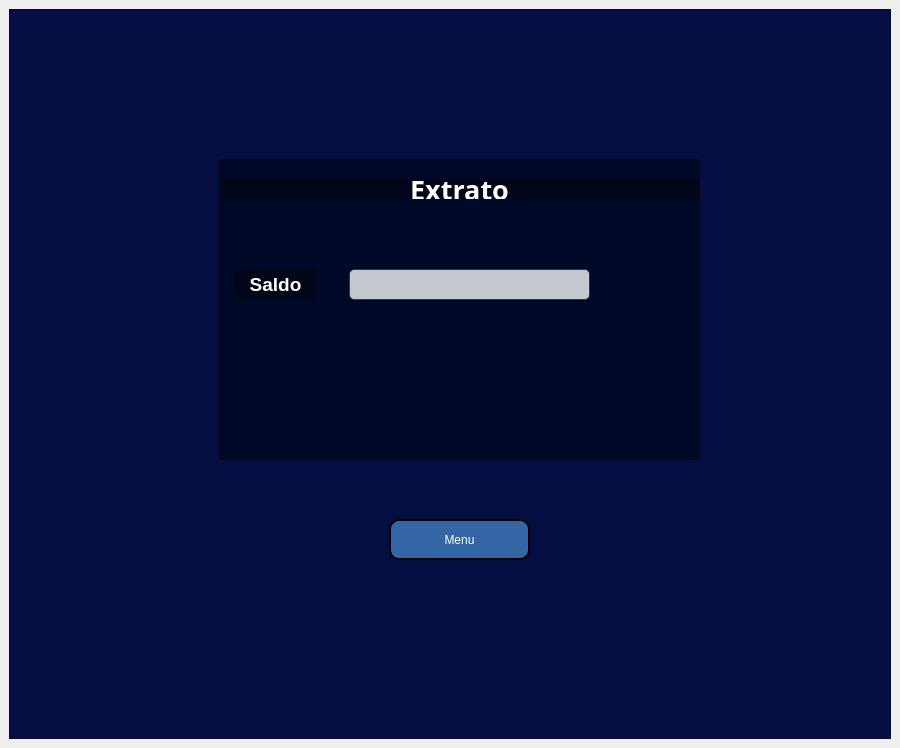
<?xml version="1.0" encoding="UTF-8"?>
<ui version="4.0">
 <class>Tela_extrato</class>
 <widget class="QMainWindow" name="Tela_extrato">
  <property name="geometry">
   <rect>
    <x>0</x>
    <y>0</y>
    <width>900</width>
    <height>748</height>
   </rect>
  </property>
  <property name="minimumSize">
   <size>
    <width>540</width>
    <height>650</height>
   </size>
  </property>
  <property name="maximumSize">
   <size>
    <width>1024</width>
    <height>748</height>
   </size>
  </property>
  <property name="windowTitle">
   <string>MainWindow</string>
  </property>
  <widget class="QWidget" name="centralwidget">
   <layout class="QVBoxLayout" name="verticalLayout">
    <item>
     <widget class="QFrame" name="frame">
      <property name="styleSheet">
       <string notr="true">background-color: rgb(4, 14, 66);
color: rgb(255, 255, 255);</string>
      </property>
      <property name="frameShape">
       <enum>QFrame::StyledPanel</enum>
      </property>
      <property name="frameShadow">
       <enum>QFrame::Raised</enum>
      </property>
      <widget class="QLabel" name="label_2">
       <property name="geometry">
        <rect>
         <x>350</x>
         <y>20</y>
         <width>201</width>
         <height>131</height>
        </rect>
       </property>
       <property name="text">
        <string/>
       </property>
       <property name="pixmap">
        <pixmap>../imagens/icon_extrato2.png</pixmap>
       </property>
       <property name="scaledContents">
        <bool>true</bool>
       </property>
      </widget>
      <widget class="QFrame" name="frame_2">
       <property name="geometry">
        <rect>
         <x>210</x>
         <y>150</y>
         <width>481</width>
         <height>301</height>
        </rect>
       </property>
       <property name="styleSheet">
        <string notr="true">background-color: rgba(1, 0, 0, 99);</string>
       </property>
       <property name="frameShape">
        <enum>QFrame::StyledPanel</enum>
       </property>
       <property name="frameShadow">
        <enum>QFrame::Raised</enum>
       </property>
       <widget class="QLineEdit" name="lineEdit">
        <property name="geometry">
         <rect>
          <x>130</x>
          <y>110</y>
          <width>241</width>
          <height>31</height>
         </rect>
        </property>
        <property name="font">
         <font>
          <pointsize>13</pointsize>
         </font>
        </property>
        <property name="styleSheet">
         <string notr="true">border-radius: 5px;
background-color: rgba(255, 255, 255, 198);
border: 1px solid rgba(3, 20, 52, 150);
color: rgb(0, 0, 0);</string>
        </property>
        <property name="text">
         <string/>
        </property>
        <property name="alignment">
         <set>Qt::AlignCenter</set>
        </property>
        <property name="readOnly">
         <bool>true</bool>
        </property>
        <property name="placeholderText">
         <string/>
        </property>
       </widget>
       <widget class="QLabel" name="label_3">
        <property name="geometry">
         <rect>
          <x>16</x>
          <y>110</y>
          <width>81</width>
          <height>31</height>
         </rect>
        </property>
        <property name="font">
         <font>
          <pointsize>14</pointsize>
          <weight>75</weight>
          <bold>true</bold>
         </font>
        </property>
        <property name="styleSheet">
         <string notr="true">background-color: rgba(1, 0, 0, 99);
</string>
        </property>
        <property name="text">
         <string>Saldo</string>
        </property>
        <property name="alignment">
         <set>Qt::AlignCenter</set>
        </property>
       </widget>
       <widget class="QLabel" name="label">
        <property name="geometry">
         <rect>
          <x>0</x>
          <y>20</y>
          <width>481</width>
          <height>20</height>
         </rect>
        </property>
        <property name="font">
         <font>
          <family>Sans Serif</family>
          <pointsize>20</pointsize>
          <weight>75</weight>
          <bold>true</bold>
         </font>
        </property>
        <property name="text">
         <string>Extrato</string>
        </property>
        <property name="alignment">
         <set>Qt::AlignCenter</set>
        </property>
       </widget>
      </widget>
      <widget class="QPushButton" name="pushButton_2">
       <property name="geometry">
        <rect>
         <x>380</x>
         <y>510</y>
         <width>141</width>
         <height>41</height>
        </rect>
       </property>
       <property name="styleSheet">
        <string notr="true">QPushButton{

background-color: rgb(52, 101, 164);	
border-radius: 10px;
border: 2px solid rgb(0, 0, 0);
}

QPushButton:hover{
	background-color: rgb(52, 101, 164);
	color: rgb(0, 0, 0);
	border: 2px solid rgb(32, 74, 135);
}</string>
       </property>
       <property name="text">
        <string>Menu</string>
       </property>
      </widget>
     </widget>
    </item>
   </layout>
  </widget>
 </widget>
 <resources/>
 <connections/>
</ui>
